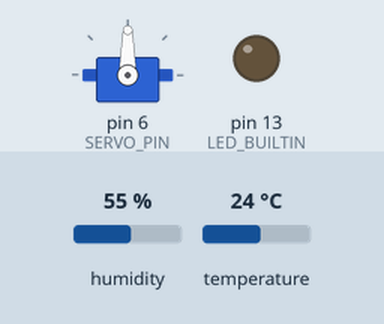
This sketch was run on a simulated Arduino Uno, built with avr-gcc and run on an emulated ATmega328P. Shown: servo, output pins drawn as LEDs (lit = HIGH). Inputs (shaded band) come from the test bench; at power-on: temperature 24 °C, humidity 55 %. What the sketch prints to the serial monitor is not drawn.

Above: at 7.2 s.
7.3 s: temperature set to 19 °C
At 8.97 s:
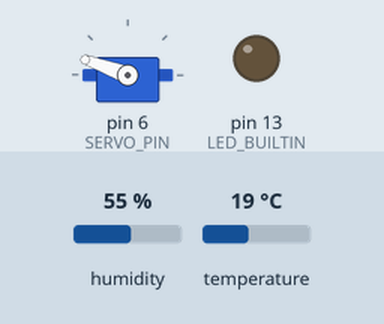
At 10.4 s:
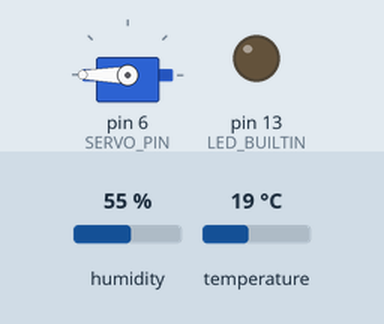
10.8 s: temperature set to 28 °C
At 12.31 s:
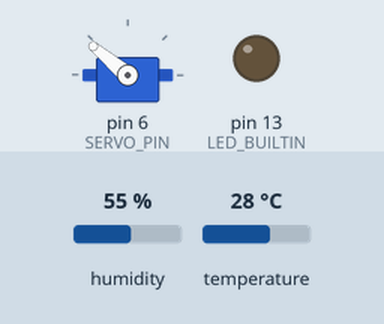
14.5 s: temperature set to 33 °C
Timing chart, 0 to 18.2 s (numbered marks = the images above; inputs shaded):
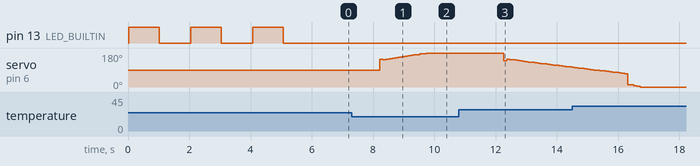

Measured:
- after the input at 7.3 s, servo on pin 6 (SERVO_PIN): 90° → 147° after 0.92 s, → 145° 0.10 s later, → 147° 0.10 s later, → 150° 0.10 s later, … (16 changes in this stretch)
- after the input at 10.8 s, servo on pin 6 (SERVO_PIN): 180° → 140° after 1.5 s, → 147° 0.10 s later, → 145° 0.10 s later, → 143° 0.10 s later, … (23 changes in this stretch)

The sketch:

controller.ino
```cpp
#include "Wire.h"
#include "Servo.h"

#include "DHT.h"

#define DHTPIN A1 // Digital pin connected to the DHT sensor
#define DHTTYPE DHT11

#define SERVO_PIN 6 // Digital pin connected to the DHT sensor

#define SAMPLE_TIME 100 // PID interval in miliseconds

#define VALVE_OFFSET 90

#define SLAVE_ADDRESS 0x08 //SLAVE Unique ID in the BUS

// Connect pin 1 (on the left) of the sensor to +5V
// NOTE: If using a board with 3.3V logic like an Arduino Due connect pin 1
// to 3.3V instead of 5V!
// Connect pin 2 of the sensor to whatever your DHTPIN is
// Connect pin 3 (on the right) of the sensor to GROUND (if your sensor has 3 pins)
// Connect pin 4 (on the right) of the sensor to GROUND and leave the pin 3 EMPTY (if your sensor has 4 pins)
// Connect a 10K resistor from pin 2 (data) to pin 1 (power) of the sensor
DHT dht(DHTPIN, DHTTYPE);

String inputString = "";//Store i2c data
String outputString = "";//enqueue i2c data
boolean stringComplete = false;  // whether the string is complete
boolean halt = false;

Servo valveServo; // Servo controller
int currentPos = 0; // Servo position 0 = midpoint
int avgCount = 0;

float tSetPoint;

float kp = 10, ki = 5, kd = 0.1;

long time;
long et;

long pTime, lTime, rTime, sampleTime, reportTime;

float dt, error, pError;

float integralError = 0;
float derivativeError = 0;

float h;
float t, avgTemp = 0;


void receiveData(int bytecount)
{
  char inChar;

  for (int i = 0; i < bytecount; i++) {
    inChar = Wire.read();
    inputString += String(inChar);
  }

  stringComplete = true;

}
void sendData()
{
  if ( outputString != "" )
  {
    Serial.println(outputString);
    Wire.write(outputString.c_str());
    outputString = "";
  }

}

void setup()
{
  Serial.begin(9600);
  while(!Serial);
  Serial.println("SP, PV, CO");

  dht.begin();

  Wire.begin(SLAVE_ADDRESS);

  Wire.onReceive(receiveData);
  Wire.onRequest(sendData);

  valveServo.attach(SERVO_PIN);
  valveServo.write(VALVE_OFFSET + currentPos);

  tSetPoint = dht.readTemperature();

  pinMode(LED_BUILTIN, OUTPUT);

  for( int i = 0; i < 3; ++i)
  {
    tSetPoint = max(tSetPoint, dht.readTemperature());

    digitalWrite(LED_BUILTIN, HIGH);   // turn the LED on (HIGH is the voltage level)
    delay(1000);                       // wait for a second
    digitalWrite(LED_BUILTIN, LOW);    // turn the LED off by making the voltage LOW
    delay(1000);                       // wait for a second
  }

}

void loop()
{

  if ( stringComplete )
  {
    //Serial.println(inputString);
    if ( inputString == "close")
    {
      halt = true;
      digitalWrite(LED_BUILTIN, HIGH);   // turn the LED on (HIGH is the voltage level)
      Serial.println("Critical stop due to alarm condition. Please, reset manually!");
      valveServo.write(0);
    }

    stringComplete = false;
    inputString = "";
  }

  // Reading temperature or humidity takes about 250 milliseconds!
  h = dht.readHumidity();
  t = dht.readTemperature();

  // Check if any reads failed and exit early (to try again).
  if (isnan(t) || isnan(h))
  {
    Serial.println("Failed to read from DHT");
  }
  else
  {

    et = millis() - sampleTime;

    if ( et > SAMPLE_TIME && avgCount > 0)
    {
      avgTemp = (float)avgTemp/avgCount;

//      Serial.print(tSetPoint);
//      Serial.print(" ");
//      Serial.print(avgTemp);

      sampleTime = millis();
      dt = (float)et/1000;

      error = tSetPoint - avgTemp;

      integralError = integralError + (float)error * dt;
      derivativeError = (float)(error - pError)/dt;

      pError = error;

      currentPos = VALVE_OFFSET + (int)(kp*error + ki * integralError + kd * derivativeError);
      currentPos = constrain(currentPos,0,180);

      if (!halt)
      {
        valveServo.write(currentPos);
      }

//      Serial.print(" ");
//      Serial.println(currentPos);

      avgTemp = 0;
      avgCount = 0;

    }else{
      avgTemp += t;
      avgCount++;
    }


    outputString = String("{\"t\":"+String(t)+", \"h\":"+String(h)+"}");


    // Serial.print("Humidity: ");
    // Serial.print(h);
    // Serial.print(" %t");
    // Serial.print("Temperature: ");
    // Serial.print(t);
    // Serial.println(" *C");
  }
}
```
